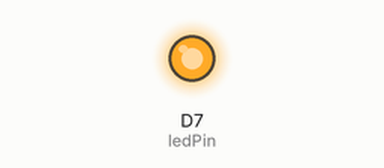
Bench run of a sketch on a simulated Particle Photon. On the bench: output pins drawn as LEDs (lit = HIGH).

Above: at 0.2 s.
At 4.6 s:
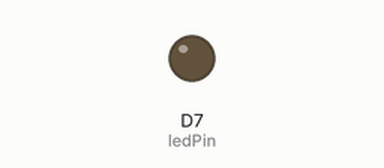
Timing chart, 0 to 5.2 s (numbered marks = the images above):
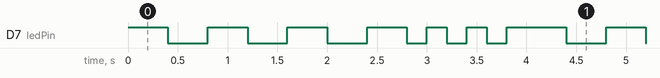

The sketch:

Blink_Led.ino
```cpp
// We define MY_LED to be the LED that we want to blink.
//

#include "Particle.h"
// In this tutorial, we're using the blue D7 LED (next to D7 on the Photon
// and Electron, and next to the USB connector on the Argon and Boron).
const pin_t MY_LED = D7;

// The following line is optional, but recommended in most firmware. It
// allows your code to run before the cloud is connected. In this case,
// it will begin blinking almost immediately instead of waiting until
// breathing cyan,
SYSTEM_THREAD(ENABLED);
SYSTEM_MODE(SEMI_AUTOMATIC);

// Random note to show git tools

// The setup() method is called once when the device boots.
void setup()
{
  // Particle.disconnect();
  // WiFi.off();
	// In order to set a pin, you must tell Device OS that the pin is
	// an OUTPUT pin. This is often done from setup() since you only need
	// to do it once.

pinMode(LED_BUILTIN, OUTPUT);
}

// The loop() method is called frequently.
void loop() {
  digitalWrite(LED_BUILTIN, HIGH);  //long blink
  delay(400);
  digitalWrite(LED_BUILTIN, LOW);
  delay(400);
  digitalWrite(LED_BUILTIN, HIGH);  //long blink
  delay(400);
  digitalWrite(LED_BUILTIN, LOW);
  delay(400);
  digitalWrite(LED_BUILTIN, HIGH);  //long blink
  delay(400);
  digitalWrite(LED_BUILTIN, LOW);
  delay(400);
  digitalWrite(LED_BUILTIN, HIGH);  //long blink
  delay(400);
  digitalWrite(LED_BUILTIN, LOW);
  delay(200);
  digitalWrite(LED_BUILTIN, HIGH);  //short blink
  delay(200);
  digitalWrite(LED_BUILTIN, LOW);
  delay(200);
  digitalWrite(LED_BUILTIN, HIGH);  //short blink
  delay(200);
  digitalWrite(LED_BUILTIN, LOW);
  delay(200);
  digitalWrite(LED_BUILTIN, HIGH);  //short blink
  delay(200);
  digitalWrite(LED_BUILTIN, LOW);
}
```

Blink_Led.cpp
```cpp
// We define MY_LED to be the LED that we want to blink.
// Updated MY_LED to ledPin

#include "Particle.h"
// In this tutorial, we're using the blue D7 LED (next to D7 on the Photon
// and Electron, and next to the USB connector on the Argon and Boron).
const pin_t ledPin = D7;

// The following line is optional, but recommended in most firmware. It
// allows your code to run before the cloud is connected. In this case,
// it will begin blinking almost immediately instead of waiting until
// breathing cyan,
SYSTEM_THREAD(ENABLED);
SYSTEM_MODE(SEMI_AUTOMATIC);

// Random note to show git tools

// The setup() method is called once when the device boots.
void setup()
{
  // Particle.disconnect();
  // WiFi.off();
	// In order to set a pin, you must tell Device OS that the pin is
	// an OUTPUT pin. This is often done from setup() since you only need
	// to do it once.
	pinMode(ledPin, OUTPUT);
}

// The loop() method is called frequently.
void loop() {
  // Three short flashes to represent the letter "S"
  for (int x = 0; x < 3; x++) {
    digitalWrite(ledPin, HIGH);   // Set LED to ON
    delay(150);                   // Delay for 150 milliseconds
    digitalWrite(ledPin, LOW);    // Set LED to OFF
    delay(100);                   // Delay for 100 milliseconds
  }
  // Delay of 200 milliseconds to create a gap between letters
  delay(200);
  // Three short flashes to represent the letter "O"
  for (int x = 0; x < 3; x++) {
    digitalWrite(ledPin, HIGH);   // Set LED to ON
    delay(400);                   // Delay for 400 milliseconds
    digitalWrite(ledPin, LOW);    // Set LED to OFF
    delay(200);                   // Delay for 200 milliseconds
  }
  // Delay of 100 milliseconds to create a gap between letters
  delay(100);
  // Three short flashes to represent the letter "S" again
  for (int x = 0; x < 3; x++) {
    digitalWrite(ledPin, HIGH);   // Set LED to ON
    delay(150);                   // Delay for 150 milliseconds
    digitalWrite(ledPin, LOW);    // Set LED to OFF
    delay(100);                   // Delay for 100 milliseconds
  }
  // Wait for 5 seconds before repeating the S.O.S signal
  delay(5000);
}
```

Measured:
- by itself, D7 (ledPin): repeats every 4.0 s: 3 × (LOW 0.40 s, HIGH 0.40 s), 2 × (LOW 0.20 s, HIGH 0.20 s), LOW 0.20 s, HIGH 0.60 s
- by itself, everything shown: repeats every 4.0 s, in 12 steps
